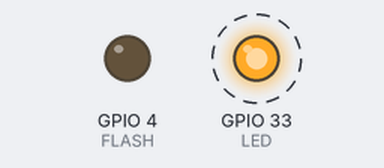
Simulated run of this sketch. Board: ESP32. On the bench: output pins drawn as LEDs (lit = HIGH). Dashed ring = blinking. WiFi joins after 1.5 s; servers stay silent unless stated; the camera gives no picture; what the sketch prints to the serial monitor is not drawn.

Above: at 2.3 s.
Timing chart, 0 to 6.4 s (numbered marks = the images above):
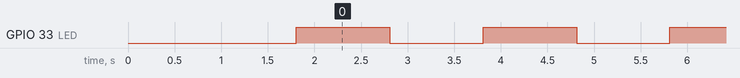

Measured:
- by itself, GPIO 33 (LED): alternates HIGH for 1.0 s and LOW for 1.0 s

The sketch:

cam.ino
```cpp
#include "esp_camera.h"
#include "esp_http_server.h"
#include <WiFi.h>

#define PWDN     32
#define RESET    -1
#define XCLK      0
#define SIOD     26
#define SIOC     27
#define D7       35
#define D6       34
#define D5       39
#define D4       36
#define D3       21
#define D2       19
#define D1       18
#define D0        5
#define VSYNC    25
#define HREF     23
#define PCLK     22
#define FLASH     4
#define LED      33

const char* SSID = "Polymorphism";
const char* PASS = "RishiDhamala";

httpd_handle_t server = NULL;

bool setupCamera() {
    camera_config_t cfg = {};
    cfg.pin_d0       = D0;
    cfg.pin_d1       = D1;
    cfg.pin_d2       = D2;
    cfg.pin_d3       = D3;
    cfg.pin_d4       = D4;
    cfg.pin_d5       = D5;
    cfg.pin_d6       = D6;
    cfg.pin_d7       = D7;
    cfg.pin_xclk     = XCLK;
    cfg.pin_pclk     = PCLK;
    cfg.pin_vsync    = VSYNC;
    cfg.pin_href     = HREF;
    cfg.pin_sccb_sda = SIOD;
    cfg.pin_sccb_scl = SIOC;
    cfg.pin_pwdn     = PWDN;
    cfg.pin_reset    = RESET;
    cfg.ledc_channel = LEDC_CHANNEL_0;
    cfg.ledc_timer   = LEDC_TIMER_0;
    cfg.xclk_freq_hz = 20000000;
    cfg.pixel_format = PIXFORMAT_JPEG;

    if (psramFound()) {
        cfg.frame_size   = FRAMESIZE_VGA;
        cfg.jpeg_quality = 12;
        cfg.fb_count     = 2;
        cfg.fb_location  = CAMERA_FB_IN_PSRAM;
        cfg.grab_mode    = CAMERA_GRAB_LATEST;
    } else {
        cfg.frame_size   = FRAMESIZE_QVGA;
        cfg.jpeg_quality = 15;
        cfg.fb_count     = 1;
        cfg.fb_location  = CAMERA_FB_IN_DRAM;
        cfg.grab_mode    = CAMERA_GRAB_WHEN_EMPTY;
    }

    if (esp_camera_init(&cfg) != ESP_OK) return false;

    sensor_t* s = esp_camera_sensor_get();
    if (s) {
        s->set_brightness(s, 1);
        s->set_saturation(s, -1);
        s->set_whitebal(s, 1);
        s->set_awb_gain(s, 1);
        s->set_aec2(s, 1);
    }

    return true;
}

static esp_err_t streamHandler(httpd_req_t* req) {
    esp_err_t res = httpd_resp_set_type(req,
        "multipart/x-mixed-replace;boundary=frame");
    if (res != ESP_OK) return res;

    httpd_resp_set_hdr(req, "Access-Control-Allow-Origin", "*");
    httpd_resp_set_hdr(req, "Cache-Control", "no-cache");

    while (true) {
        camera_fb_t* fb = esp_camera_fb_get();
        if (!fb) {
            res = ESP_FAIL;
            break;
        }

        char hdr[80];
        int hlen = snprintf(hdr, sizeof(hdr),
            "--frame\r\n"
            "Content-Type: image/jpeg\r\n"
            "Content-Length: %u\r\n\r\n",
            fb->len);

        res = httpd_resp_send_chunk(req, hdr, hlen);
        if (res == ESP_OK)
            res = httpd_resp_send_chunk(req, (const char*)fb->buf, fb->len);
        if (res == ESP_OK)
            res = httpd_resp_send_chunk(req, "\r\n", 2);

        esp_camera_fb_return(fb);
        if (res != ESP_OK) break;
    }

    return res;
}

static esp_err_t snapHandler(httpd_req_t* req) {
    camera_fb_t* fb = esp_camera_fb_get();
    if (!fb) {
        httpd_resp_send_500(req);
        return ESP_FAIL;
    }

    httpd_resp_set_type(req, "image/jpeg");
    httpd_resp_set_hdr(req, "Access-Control-Allow-Origin", "*");
    esp_err_t res = httpd_resp_send(req, (const char*)fb->buf, fb->len);
    esp_camera_fb_return(fb);
    return res;
}

void startServer() {
    httpd_config_t cfg = HTTPD_DEFAULT_CONFIG();
    cfg.server_port      = 81;
    cfg.ctrl_port        = 32768;
    cfg.max_open_sockets = 4;
    cfg.stack_size       = 8192;

    if (httpd_start(&server, &cfg) != ESP_OK) return;

    httpd_uri_t streamUri = {};
    streamUri.uri     = "/stream";
    streamUri.method  = HTTP_GET;
    streamUri.handler = streamHandler;
    httpd_register_uri_handler(server, &streamUri);

    httpd_uri_t snapUri = {};
    snapUri.uri     = "/snap";
    snapUri.method  = HTTP_GET;
    snapUri.handler = snapHandler;
    httpd_register_uri_handler(server, &snapUri);
}

void setup() {
    Serial.begin(115200);

    pinMode(FLASH, OUTPUT);
    digitalWrite(FLASH, LOW);
    pinMode(LED, OUTPUT);

    if (!setupCamera()) {
        Serial.println("CAMERA FAILED");
        ESP.restart();
    }

    WiFi.mode(WIFI_STA);
    WiFi.setSleep(false);
    WiFi.setAutoReconnect(true);
    WiFi.begin(SSID, PASS);

    uint32_t t0 = millis();
    while (WiFi.status() != WL_CONNECTED) {
        delay(300);
        if (millis() - t0 > 20000) ESP.restart();
    }

    startServer();

    Serial.printf("STREAM: http://%s:81/stream\n",
                  WiFi.localIP().toString().c_str());
    Serial.printf("SNAP:   http://%s:81/snap\n",
                  WiFi.localIP().toString().c_str());
}

void loop() {
    static bool led = false;
    static uint32_t lt = 0;
    uint32_t now = millis();

    uint32_t rate = (WiFi.status() == WL_CONNECTED) ? 1000 : 200;
    if (now - lt >= rate) {
        led = !led;
        digitalWrite(LED, led);
        lt = now;
    }

    if (WiFi.status() != WL_CONNECTED) WiFi.reconnect();
    delay(100);
}
```
